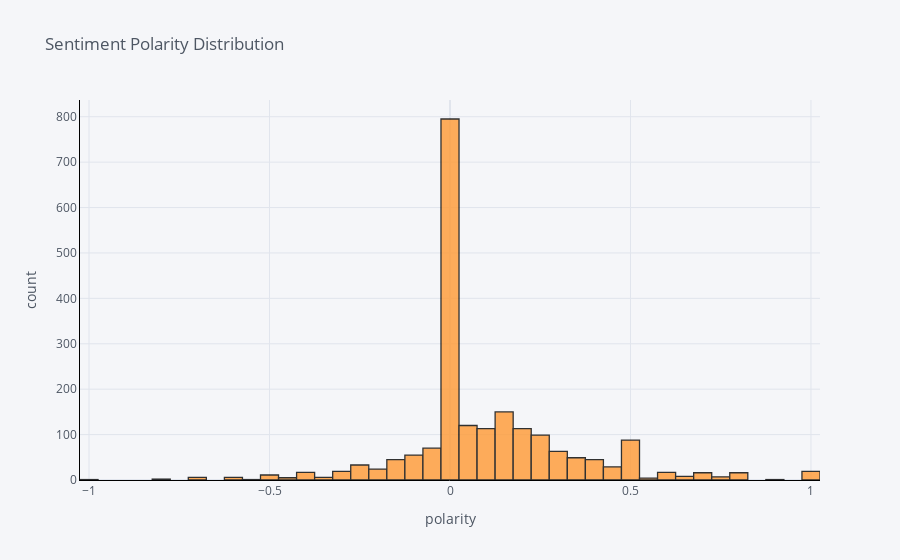

The cell this chart's notebook holds for it:
### Code cell
# Distribution of sentiment polarity
df['polarity'].iplot(
    kind='hist',
    bins=50,
    xTitle='polarity',
    linecolor='black',
    yTitle='count',
    title='Sentiment Polarity Distribution')

### Figure 1 — Plotly figure (JSON) as saved in the notebook; plotly's stock layout.template omitted (floating-point values rounded to 4 significant figures; data arrays with more than 128 entries replaced by an {"elided": "..."} marker saying what was removed)
{"data": [{"histfunc": "count", "histnorm": "", "marker": {"color": "rgba(255, 153, 51, 1.0)", "line": {"color": "#000000", "width": 1.3}}, "name": "polarity", "nbinsx": 50, "opacity": 0.8, "orientation": "v", "type": "histogram", "x": {"elided": "2053 float values"}}], "layout": {"barmode": "overlay", "legend": {"bgcolor": "#F5F6F9", "font": {"color": "#4D5663"}}, "paper_bgcolor": "#F5F6F9", "plot_bgcolor": "#F5F6F9", "title": {"font": {"color": "#4D5663"}, "text": "Sentiment Polarity Distribution"}, "xaxis": {"gridcolor": "#E1E5ED", "linecolor": "black", "showgrid": true, "tickfont": {"color": "#4D5663"}, "title": {"font": {"color": "#4D5663"}, "text": "polarity"}, "zerolinecolor": "#E1E5ED"}, "yaxis": {"gridcolor": "#E1E5ED", "linecolor": "black", "showgrid": true, "tickfont": {"color": "#4D5663"}, "title": {"font": {"color": "#4D5663"}, "text": "count"}, "zerolinecolor": "#E1E5ED"}}}
